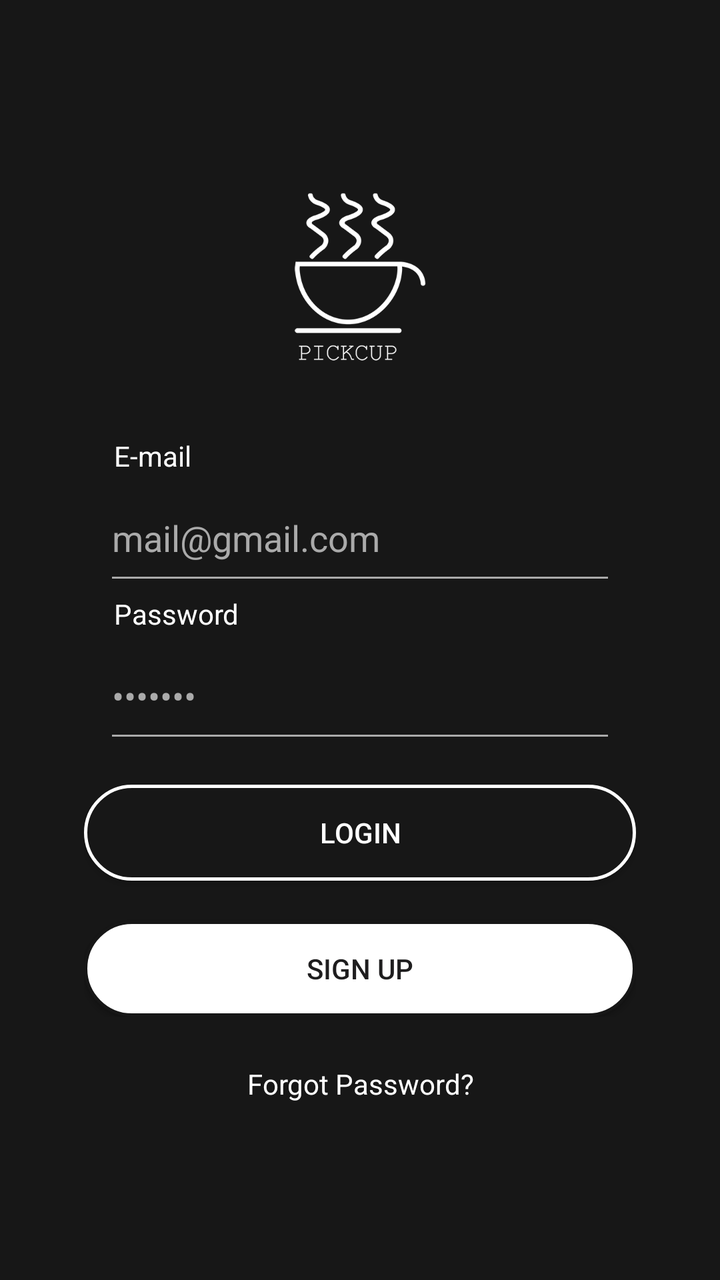
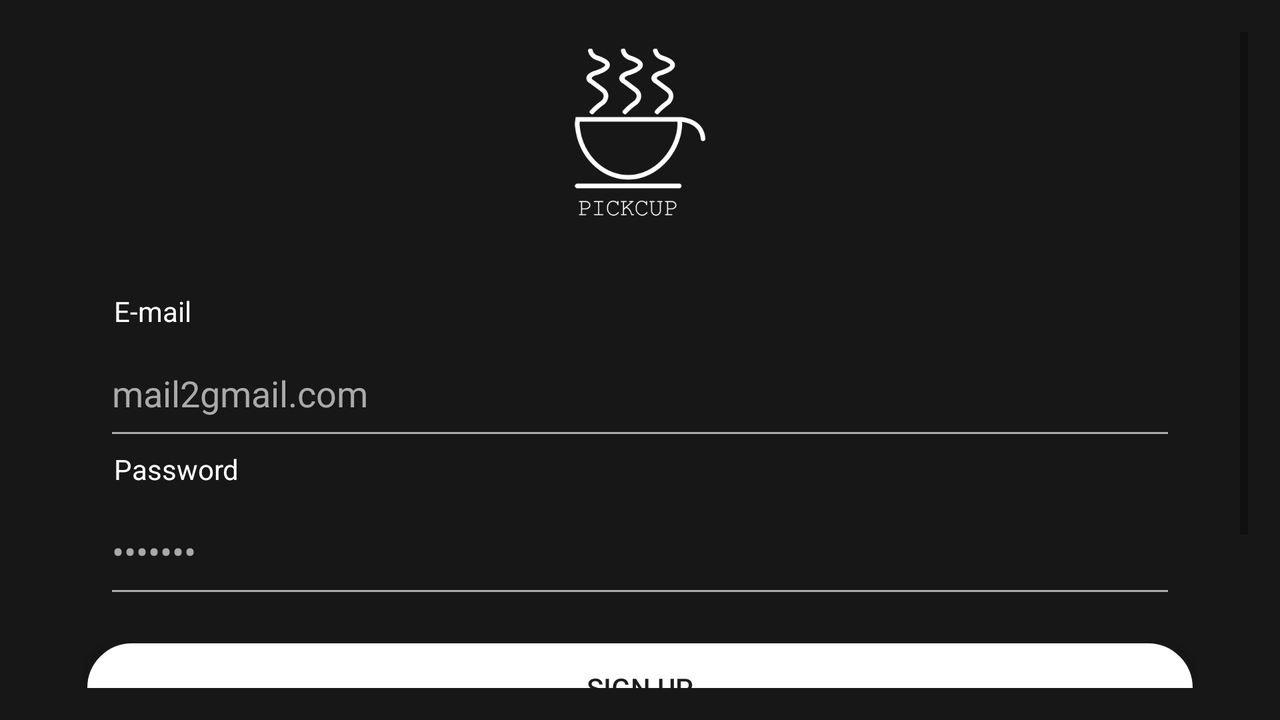

The same Android screen from two of the app's own layout files: first res/layout/ as a phone draws it, then the repository's variant for another configuration, drawn on a device whose configuration selects that folder. Both files follow.
<!-- AndroidManifest.xml: application theme AppTheme -->
<!-- res/layout/content_login.xml -->
<?xml version="1.0" encoding="utf-8"?>
<RelativeLayout xmlns:android="http://schemas.android.com/apk/res/android"
    xmlns:app="http://schemas.android.com/apk/res-auto"
    xmlns:tools="http://schemas.android.com/tools"
    android:layout_width="match_parent"
    android:layout_height="match_parent"
    android:background="@color/colorPrimary"
    tools:context="com.example.infiny.pickup.Activity.LoginActivity"
    tools:showIn="@layout/activity_login">
    <ScrollView
        android:layout_width="match_parent"
        android:layout_height="match_parent"
        android:fillViewport="true"
        android:padding="@dimen/activity_horizontal_margin"
        android:layout_alignParentTop="true"
        android:layout_alignParentStart="true">

        <RelativeLayout
            android:layout_width="match_parent"
            android:layout_height="match_parent"
            android:gravity="center"
           >
            <ProgressBar
                android:id="@+id/progressBar_cyclic"
                android:layout_width="wrap_content"
                android:layout_height="wrap_content"
                android:minHeight="50dp"
                android:minWidth="50dp"
                android:indeterminateTint="@color/white"
                android:visibility="gone"
                android:translationZ="2dp"
                android:indeterminate="true"
                android:layout_centerVertical="true"
                android:layout_centerHorizontal="true" />

            <ImageView
                android:id="@+id/iv_logo"
                android:layout_width="100dp"
                android:layout_height="100dp"
                android:layout_centerHorizontal="true"
                android:src="@drawable/logo" />

            <RelativeLayout
                android:id="@+id/rel_edit_text"
                android:layout_width="match_parent"
                android:layout_height="wrap_content"
                android:layout_below="@+id/iv_logo"
                android:layout_marginLeft="36dp"
                android:layout_marginRight="36dp"
                android:layout_marginTop="30dp">


                <TextView
                    android:id="@+id/tw_email"
                    android:layout_width="match_parent"
                    android:layout_height="wrap_content"
                    android:text="E-mail"
                    android:textColor="@android:color/white"
                    android:layout_alignParentTop="true"
                    android:layout_alignParentStart="true"
                    android:layout_marginStart="5dp" />
                <EditText
                    android:id="@+id/et_email"
                    android:layout_width="match_parent"
                    android:layout_height="60dp"
                    android:layout_below="@+id/tw_email"
                    android:maxLines="1"
                    android:textCursorDrawable="@null"

                    android:hint="mail@gmail.com"
                    android:singleLine="true"
                    android:textColor="@android:color/white"
                    android:textColorHint="@android:color/darker_gray"
                    android:backgroundTint="@android:color/darker_gray"/>
                <TextView
                    android:id="@+id/tw_password"
                    android:layout_width="match_parent"
                    android:layout_height="wrap_content"
                    android:text="Password"
                    android:textColor="@android:color/white"
                    android:layout_below="@+id/et_email"
                    android:layout_marginStart="5dp" />
                <EditText
                    android:id="@+id/password"
                    android:layout_width="match_parent"
                    android:layout_height="60dp"
                    android:hint="@string/password_hint"
                    android:maxLines="1"
                    android:textCursorDrawable="@null"
                    android:inputType="textPassword"
                    android:layout_below="@+id/tw_password"
                    android:textColor="@android:color/white"
                    android:textColorHint="@android:color/darker_gray"
                    android:backgroundTint="@android:color/darker_gray"/>


            </RelativeLayout>

            <RelativeLayout
                android:id="@+id/button_layout"
                android:layout_width="match_parent"
                android:layout_height="wrap_content"
                android:layout_below="@+id/rel_edit_text"
                android:layout_marginLeft="26dp"
                android:layout_marginRight="26dp"
                android:layout_marginTop="16dp"
                >
                <Button
                    android:id="@+id/bt_login"
                    android:layout_width="match_parent"
                    android:layout_height="wrap_content"
                    android:background="@drawable/border_hollow_black"
                    android:textColor="@android:color/white"
                    android:text="Login"
                    />

                <Button
                    android:id="@+id/bt_signup"
                    android:layout_width="match_parent"
                    android:layout_height="wrap_content"
                    android:layout_below="@+id/bt_login"
                    android:layout_marginTop="20dp"

                    android:background="@drawable/border_hollow_white"
                    android:textColor="#1e1d1e"
                    android:text="Sign up"
                    />
            </RelativeLayout>
            <TextView
                android:id="@+id/tw_forgot_password"
                android:layout_width="wrap_content"
                android:layout_height="wrap_content"
                android:gravity="center"
                android:text="Forgot Password?"
                android:textColor="@color/white"
                android:layout_marginTop="24dp"
                android:layout_below="@+id/button_layout"
                android:layout_centerHorizontal="true" />
        </RelativeLayout>
    </ScrollView>


</RelativeLayout>
<!-- res/layout/activity_login.xml (included above) -->
<?xml version="1.0" encoding="utf-8"?>
<android.support.design.widget.CoordinatorLayout xmlns:android="http://schemas.android.com/apk/res/android"
    xmlns:app="http://schemas.android.com/apk/res-auto"
    xmlns:tools="http://schemas.android.com/tools"
    android:layout_width="match_parent"
    android:layout_height="match_parent"
    tools:context="com.example.infiny.pickup.Activity.LoginActivity">

    <android.support.design.widget.AppBarLayout
        android:layout_width="match_parent"
        android:layout_height="wrap_content"
       >

    </android.support.design.widget.AppBarLayout>

    <include layout="@layout/content_login" />



</android.support.design.widget.CoordinatorLayout>
<!-- resources referenced by this layout -->
<resources>
  <color name="colorPrimary">#171717</color>
  <color name="white">#ffffff</color>
  <dimen name="activity_horizontal_margin">16dp</dimen>
  <!-- drawable border_hollow_black (drawable) -->
  <?xml version="1.0" encoding="utf-8"?>
  <shape xmlns:android="http://schemas.android.com/apk/res/android" android:shape="rectangle" >
      <solid android:color="@color/colorPrimary" />
  
      <stroke android:width="1.5dp" android:color="@android:color/white"/>
      <corners android:radius="30dp"  />
  
  
  </shape>
  <!-- drawable border_hollow_white (drawable) -->
  <?xml version="1.0" encoding="utf-8"?>
  <shape xmlns:android="http://schemas.android.com/apk/res/android" android:shape="rectangle" >
      <solid android:color="@android:color/white" />
  
      <stroke android:width="1.5dp" android:color="@color/colorPrimary"/>
      <corners android:radius="30dp" />
  
  </shape>
  <!-- drawable logo: png bitmap (drawable, 13812 bytes) -->
  <string name="password_hint">\u2022\u2022\u2022\u2022\u2022\u2022\u2022</string>
  <style name="AppTheme" parent="Theme.AppCompat.Light.DarkActionBar">
          
          <item name="colorPrimary">@color/colorPrimary</item>
          <item name="colorPrimaryDark">@color/colorPrimaryDark</item>
          <item name="colorAccent">@color/colorAccent</item>
          <item name="drawerArrowStyle">@style/DrawerHamburgerStyle</item>
      </style>
  <color name="colorPrimaryDark">#000000</color>
  <color name="colorAccent">@android:color/darker_gray</color>
  <style name="DrawerHamburgerStyle" parent="@style/Widget.AppCompat.DrawerArrowToggle">
          <item name="spinBars">true</item>
          <item name="color">@color/colorPrimary</item>
      </style>
</resources>
<!-- res/layout-land/content_login.xml (the repository's variant of the layout above) -->
<!-- drawn on the phone turned sideways -->
<?xml version="1.0" encoding="utf-8"?>
<RelativeLayout xmlns:android="http://schemas.android.com/apk/res/android"
    xmlns:app="http://schemas.android.com/apk/res-auto"
    xmlns:tools="http://schemas.android.com/tools"
    android:layout_width="match_parent"
    android:layout_height="match_parent"
    android:background="@color/colorPrimary"
    tools:context="com.example.infiny.pickup.Activity.LoginActivity"
    tools:showIn="@layout/activity_login">
    <ScrollView
        android:layout_width="match_parent"
        android:layout_height="match_parent"
        android:fillViewport="true"
        android:padding="@dimen/activity_horizontal_margin"
        android:layout_alignParentTop="true"
        android:layout_alignParentStart="true">

        <RelativeLayout
            android:layout_width="match_parent"
            android:layout_height="match_parent"
            android:gravity="center"
           >

            <ImageView
                android:id="@+id/iv_logo"
                android:layout_width="100dp"
                android:layout_height="100dp"
                android:layout_centerHorizontal="true"
                android:src="@drawable/logo" />
            <ProgressBar
                android:id="@+id/progressBar_cyclic"
                android:layout_width="wrap_content"
                android:layout_height="wrap_content"
                android:minHeight="50dp"
                android:minWidth="50dp"
                android:visibility="gone"
                android:translationZ="2dp"
                android:useLevel="true"
                android:indeterminate="true"
                android:layout_centerVertical="true"
                android:layout_centerHorizontal="true" />

            <RelativeLayout
                android:id="@+id/rel_edit_text"
                android:layout_width="match_parent"
                android:layout_height="wrap_content"
                android:layout_below="@+id/iv_logo"
                android:layout_marginLeft="36dp"
                android:layout_marginRight="36dp"
                android:layout_marginTop="30dp">


                <TextView
                    android:id="@+id/tw_email"
                    android:layout_width="match_parent"
                    android:layout_height="wrap_content"
                    android:text="E-mail"
                    android:textColor="@android:color/white"
                    android:layout_alignParentTop="true"
                    android:layout_alignParentStart="true"
                    android:layout_marginStart="5dp" />
                <EditText
                    android:id="@+id/et_email"
                    android:layout_width="match_parent"
                    android:layout_height="60dp"
                    android:layout_below="@+id/tw_email"
                    android:maxLines="1"
                    android:hint="mail2gmail.com"
                    android:singleLine="true"
                    android:textColor="@android:color/white"
                    android:textColorHint="@android:color/darker_gray"
                    android:backgroundTint="@android:color/darker_gray"/>
                <TextView
                    android:id="@+id/tw_password"
                    android:layout_width="match_parent"
                    android:layout_height="wrap_content"
                    android:text="Password"
                    android:textColor="@android:color/white"
                    android:layout_below="@+id/et_email"
                    android:layout_marginStart="5dp" />
                <EditText
                    android:id="@+id/password"
                    android:layout_width="match_parent"
                    android:layout_height="60dp"
                    android:hint="@string/password_hint"
                    android:maxLines="1"
                    android:inputType="textPassword"
                    android:layout_below="@+id/tw_password"
                    android:textColor="@android:color/white"
                    android:textColorHint="@android:color/darker_gray"
                    android:backgroundTint="@android:color/darker_gray"/>


            </RelativeLayout>

            <RelativeLayout
                android:id="@+id/button_layout"
                android:layout_width="match_parent"
                android:layout_height="wrap_content"
                android:layout_below="@+id/rel_edit_text"
                android:layout_marginLeft="26dp"
                android:layout_marginRight="26dp"
                android:layout_marginTop="16dp"
                >

                <Button
                    android:id="@+id/bt_signup"
                    android:layout_width="match_parent"
                    android:layout_height="wrap_content"
                    android:background="@drawable/border_hollow_white"
                    android:textColor="#1e1d1e"
                    android:text="Sign up"
                    />
                <Button
                    android:id="@+id/bt_login"
                    android:layout_width="match_parent"
                    android:layout_height="wrap_content"
                    android:background="@drawable/border_hollow_black"
                    android:textColor="@android:color/white"
                    android:layout_marginTop="20dp"
                    android:layout_below="@+id/bt_signup"
                    android:text="Log in"
                    />
            </RelativeLayout>
            <TextView
                android:id="@+id/tw_forgot_password"
                android:layout_width="wrap_content"
                android:layout_height="wrap_content"
                android:gravity="center"
                android:text="Forgot Password?"
                android:textColor="@color/white"
                android:layout_centerInParent="true"
                android:layout_marginTop="15dp"
                android:layout_below="@+id/button_layout"/>
        </RelativeLayout>
    </ScrollView>


</RelativeLayout>
<!-- res/layout/content_login.xml (included above) -->
<?xml version="1.0" encoding="utf-8"?>
<RelativeLayout xmlns:android="http://schemas.android.com/apk/res/android"
    xmlns:app="http://schemas.android.com/apk/res-auto"
    xmlns:tools="http://schemas.android.com/tools"
    android:layout_width="match_parent"
    android:layout_height="match_parent"
    android:background="@color/colorPrimary"
    tools:context="com.example.infiny.pickup.Activity.LoginActivity"
    tools:showIn="@layout/activity_login">
    <ScrollView
        android:layout_width="match_parent"
        android:layout_height="match_parent"
        android:fillViewport="true"
        android:padding="@dimen/activity_horizontal_margin"
        android:layout_alignParentTop="true"
        android:layout_alignParentStart="true">

        <RelativeLayout
            android:layout_width="match_parent"
            android:layout_height="match_parent"
            android:gravity="center"
           >
            <ProgressBar
                android:id="@+id/progressBar_cyclic"
                android:layout_width="wrap_content"
                android:layout_height="wrap_content"
                android:minHeight="50dp"
                android:minWidth="50dp"
                android:indeterminateTint="@color/white"
                android:visibility="gone"
                android:translationZ="2dp"
                android:indeterminate="true"
                android:layout_centerVertical="true"
                android:layout_centerHorizontal="true" />

            <ImageView
                android:id="@+id/iv_logo"
                android:layout_width="100dp"
                android:layout_height="100dp"
                android:layout_centerHorizontal="true"
                android:src="@drawable/logo" />

            <RelativeLayout
                android:id="@+id/rel_edit_text"
                android:layout_width="match_parent"
                android:layout_height="wrap_content"
                android:layout_below="@+id/iv_logo"
                android:layout_marginLeft="36dp"
                android:layout_marginRight="36dp"
                android:layout_marginTop="30dp">


                <TextView
                    android:id="@+id/tw_email"
                    android:layout_width="match_parent"
                    android:layout_height="wrap_content"
                    android:text="E-mail"
                    android:textColor="@android:color/white"
                    android:layout_alignParentTop="true"
                    android:layout_alignParentStart="true"
                    android:layout_marginStart="5dp" />
                <EditText
                    android:id="@+id/et_email"
                    android:layout_width="match_parent"
                    android:layout_height="60dp"
                    android:layout_below="@+id/tw_email"
                    android:maxLines="1"
                    android:textCursorDrawable="@null"

                    android:hint="mail@gmail.com"
                    android:singleLine="true"
                    android:textColor="@android:color/white"
                    android:textColorHint="@android:color/darker_gray"
                    android:backgroundTint="@android:color/darker_gray"/>
                <TextView
                    android:id="@+id/tw_password"
                    android:layout_width="match_parent"
                    android:layout_height="wrap_content"
                    android:text="Password"
                    android:textColor="@android:color/white"
                    android:layout_below="@+id/et_email"
                    android:layout_marginStart="5dp" />
                <EditText
                    android:id="@+id/password"
                    android:layout_width="match_parent"
                    android:layout_height="60dp"
                    android:hint="@string/password_hint"
                    android:maxLines="1"
                    android:textCursorDrawable="@null"
                    android:inputType="textPassword"
                    android:layout_below="@+id/tw_password"
                    android:textColor="@android:color/white"
                    android:textColorHint="@android:color/darker_gray"
                    android:backgroundTint="@android:color/darker_gray"/>


            </RelativeLayout>

            <RelativeLayout
                android:id="@+id/button_layout"
                android:layout_width="match_parent"
                android:layout_height="wrap_content"
                android:layout_below="@+id/rel_edit_text"
                android:layout_marginLeft="26dp"
                android:layout_marginRight="26dp"
                android:layout_marginTop="16dp"
                >
                <Button
                    android:id="@+id/bt_login"
                    android:layout_width="match_parent"
                    android:layout_height="wrap_content"
                    android:background="@drawable/border_hollow_black"
                    android:textColor="@android:color/white"
                    android:text="Login"
                    />

                <Button
                    android:id="@+id/bt_signup"
                    android:layout_width="match_parent"
                    android:layout_height="wrap_content"
                    android:layout_below="@+id/bt_login"
                    android:layout_marginTop="20dp"

                    android:background="@drawable/border_hollow_white"
                    android:textColor="#1e1d1e"
                    android:text="Sign up"
                    />
            </RelativeLayout>
            <TextView
                android:id="@+id/tw_forgot_password"
                android:layout_width="wrap_content"
                android:layout_height="wrap_content"
                android:gravity="center"
                android:text="Forgot Password?"
                android:textColor="@color/white"
                android:layout_marginTop="24dp"
                android:layout_below="@+id/button_layout"
                android:layout_centerHorizontal="true" />
        </RelativeLayout>
    </ScrollView>


</RelativeLayout>
